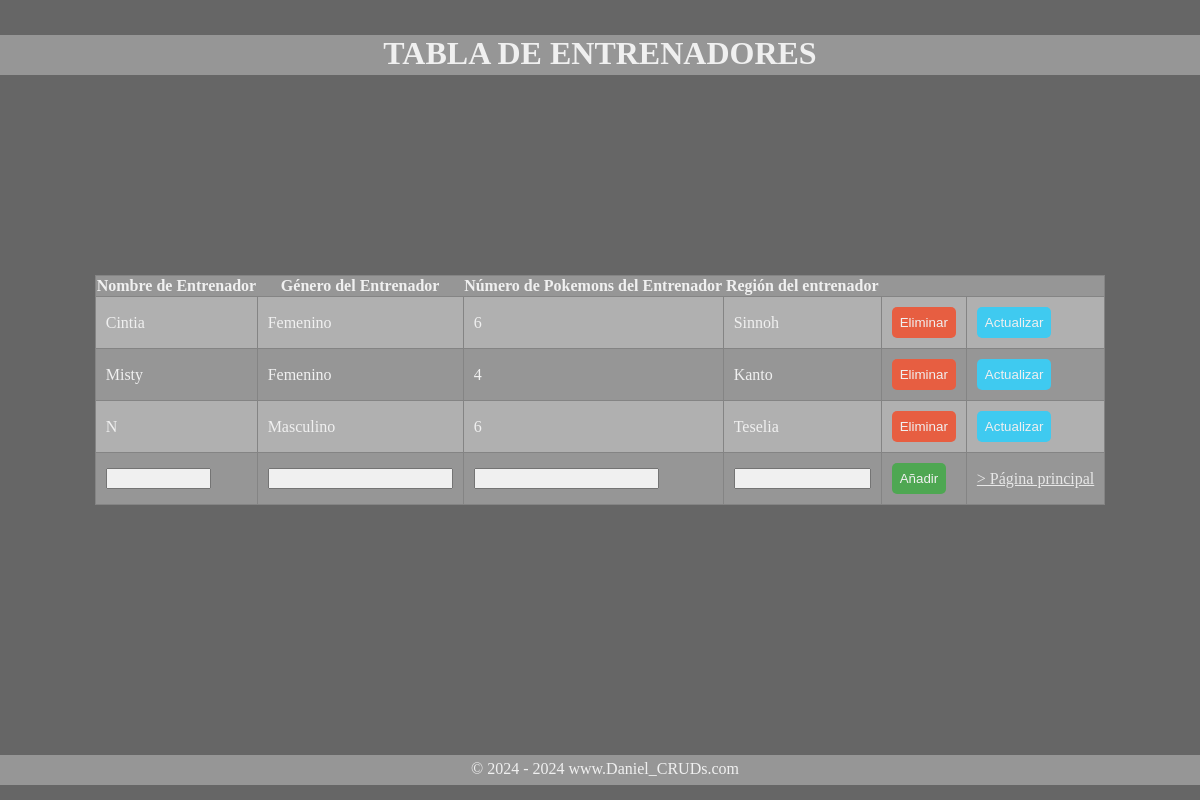
Page /crud/tabla2.php on the committed database.
### tables this page shows
CREATE TABLE `entrenadores` (
  `nomEnt` varchar(25) NOT NULL,
  `genEnt` varchar(30) NOT NULL,
  `numPok` varchar(30) NOT NULL,
  `regEnt` varchar(30) NOT NULL
);

### crud/tabla2.php (the view, shortened to what this page needs)
<!DOCTYPE html>
<html lang="en">
<head>
</head>
<body>
    <?php
    $conexion = mysqli_connect('db', 'root', 'test', 'pokemon');
    ?>
    <?php
    $consulta = mysqli_query($conexion, "SELECT * FROM entrenadores");
    ?>
    <div class="header">
        <h1>Tabla de entrenadores</h1>
    </div>
    <div class="container">
        <table>
            <tr>
                <th>Nombre de Entrenador</th>
                <th>Género del Entrenador</th>
                <th>Número de Pokemons del Entrenador</th>
                <th>Región del entrenador</th>
                <th></th>
                <th></th>
            </tr>
            <?php
            while ($registro = mysqli_fetch_array($consulta)) {
            ?>
                <tr>
                    <td><?= $registro['nomEnt'] ?></td>
                    <td><?= $registro['genEnt'] ?></td>
                    <td><?= $registro['numPok'] ?></td>
                    <td><?= $registro['regEnt'] ?></td>
                    <td>
                        <form action="tabla2.php" method="post">
                            <input id="eliminar" type="submit" value="Eliminar" class="btn btn-danger">
                        </form>
                    </td>
                    <td>
                        <form action="modifica_tabla2.php" method="post">
                            <input id="actualizar" type="submit" value="Actualizar" class="btn btn-primary">
                        </form>
                    </td>
                </tr>
            <?php
            }
            ?>
            <form action="tabla2.php" method="post">
                <tr>
                    <td><input type="text" name="nomEnt" size="10" required></td>
                    <td><input type="text" name="genEnt"></td>
                    <td><input type="text" name="numPok"></td>
                    <td><input type="text" name="regEnt" size="14"></td>
                    <td><input id="anadir" type="submit" value="Añadir" class="btn btn-success"></td>
                    <td><a href="./index.php">> Página principal</a></td>
                </tr>
            </form>
        </table>
    </div>
    <div class="footer">&copy; 2024 - 2024 www.Daniel_CRUDs.com</div>
</body>
</html>

### crud/tabla2.php (style rules this page uses)
body { background-color: #666; margin: 0; padding: 0; color: white; }
.header { height: 40px; background-color: #9C9C9C; margin: auto; margin-top: 35px; text-align: center; text-transform: uppercase; opacity: .9; }
.container { margin-top: 200px; opacity: .9; }
table { background-color: #B9B9B9; border: solid #888 .5px; border-collapse: collapse; margin: auto; padding: 10px 12px; }
td { border: solid #888 .5px; padding: 10px; text-align: left; }
th { text-align: center; }
tr { border-radius: 10px; }
tr:nth-child(odd) { background-color: #9C9C9C; }
#eliminar { background-color: #F65E3D; border: none; border-radius: 5px; color: white; padding: 8px; text-decoration: none; }
#actualizar { background-color: #3BD5FF; border: none; border-radius: 5px; color: white; padding: 8px; text-decoration: none; }
#anadir { background-color: #4CAF50; border: none; border-radius: 5px; color: white; padding: 8px; text-decoration: none; }
a { color: whitesmoke; }
.footer { width: 100%; height: 20px; position: fixed; bottom: 15px; background-color: #9C9C9C; margin: auto; margin-top: 35px; padding: 5px; text-align: center; opacity: .9; }

### rows in the picture
entrenadores: nomEnt "Cintia", genEnt "Femenino", numPok "6", regEnt "Sinnoh"
entrenadores: nomEnt "Misty", genEnt "Femenino", numPok "4", regEnt "Kanto"
entrenadores: nomEnt "N", genEnt "Masculino", numPok "6", regEnt "Teselia"
